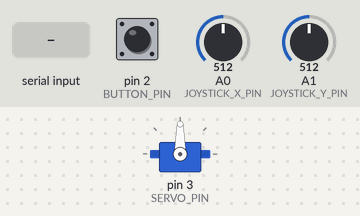
A sketch run on a simulated Arduino Uno, built with avr-gcc and run on an emulated ATmega328P. Shown: servo. Inputs (shaded band) come from the test bench; at power-on: pin 2 (BUTTON_PIN) HIGH, A0 (JOYSTICK_X_PIN) = 512, A1 (JOYSTICK_Y_PIN) = 512. What the sketch prints to the serial monitor is not drawn.

Above: at 3.2 s.
3.3 s: pin 2 (BUTTON_PIN) pulled LOW for 0.15 s
4.9 s: "0\n" received over Serial
6.4 s: "e\n" received over Serial
7.9 s: "+\n" received over Serial
Timing chart, 0 to 14.4 s (numbered marks = the images above; inputs shaded):
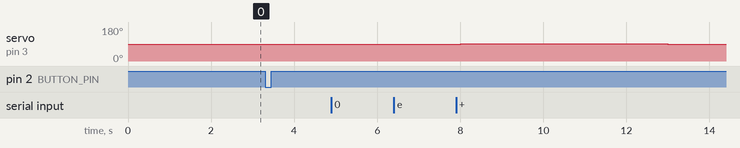

The sketch:

single_servo_load_test.ino
```cpp
#include <Servo.h>
#include <math.h>

// Only for an Arduino UNO R3 and ONE position-type MG90S on D3.
// These are commanded angle units, NOT measured shaft angle or tongue mm.
const byte SERVO_PIN = 3;
const byte JOYSTICK_X_PIN = A0;
const byte JOYSTICK_Y_PIN = A1;
const byte BUTTON_PIN = 2;
const float NEUTRAL_DEG = 90.0f;
const float MAX_PULL_DEG = 3.0f;
const int PULL_DIRECTION = 1;       // Change to -1 ONLY after an unloaded test.
const bool INVERT_Y = true;
const float DEADZONE = 0.10f;
const float STEP_PER_FRAME_DEG = 0.10f;
const unsigned long FRAME_MS = 20;
const unsigned long MAX_PULL_TIME_MS = 5000;

Servo motor;
int centerX = 512, centerY = 512;
bool calibrationOk = false;
bool armed = false;
bool joystickMode = false;
float currentPull = 0.0f, targetPull = 0.0f;
unsigned long lastFrameMs = 0, lastReportMs = 0, pullStartedMs = 0;
bool pullTimerRunning = false;
bool buttonWasDown = false;

float clampValue(float value, float low, float high) {
  if (value < low) return low;
  if (value > high) return high;
  return value;
}

float readAxis(byte pin, int center) {
  int raw = analogRead(pin);
  float value = raw >= center
    ? float(raw - center) / float(max(1, 1023 - center))
    : float(raw - center) / float(max(1, center));
  value = clampValue(value, -1.0f, 1.0f);
  float magnitude = fabs(value);
  if (magnitude <= DEADZONE) return 0.0f;
  magnitude = (magnitude - DEADZONE) / (1.0f - DEADZONE);
  return value < 0 ? -magnitude : magnitude;
}

bool stickCentered() {
  return readAxis(JOYSTICK_X_PIN, centerX) == 0.0f
      && readAxis(JOYSTICK_Y_PIN, centerY) == 0.0f;
}

void releaseAndLock(const __FlashStringHelper* reason) {
  targetPull = 0.0f;
  armed = false;
  joystickMode = false;
  Serial.println(reason);
}

void printStatus() {
  Serial.print(!armed ? F("LOCKED") : joystickMode ? F("JOY") : F("STEP"));
  Serial.print(F(",pullCommand=")); Serial.print(currentPull, 2);
  Serial.print(F(",targetCommand=")); Serial.print(targetPull, 2);
  Serial.print(F(",shaftCommand="));
  Serial.print(NEUTRAL_DEG + PULL_DIRECTION * currentPull, 2);
  Serial.print(F(",X=")); Serial.print(readAxis(JOYSTICK_X_PIN, centerX), 2);
  float y = readAxis(JOYSTICK_Y_PIN, centerY);
  Serial.print(F(",Y=")); Serial.println(INVERT_Y ? -y : y, 2);
}

void printHelp() {
  Serial.println(F("Single-servo LOAD TEST: D3 only; no AUTO; boot LOCKED."));
  Serial.print(F("MAX_PULL_DEG=")); Serial.println(MAX_PULL_DEG, 1);
  Serial.println(F("e=enable at neutral; +=pull 1 command deg; -=release 1"));
  Serial.println(F("0=release+lock; j=joystick at neutral; m=step/hold; p=status"));
  Serial.println(F("SW button=release+lock. Continuous pull >=5s: release+lock."));
  Serial.println(F("Status is COMMANDS, NOT position/force feedback."));
  Serial.println(F("Power OFF for wiring, reset/upload, horn or cable changes."));
}

void handleSerial(char command) {
  if (command == '\r' || command == '\n' || command == ' ') return;
  if (command == '0') {
    releaseAndLock(F("Release requested; returning to neutral, then stay LOCKED."));
    return;
  }
  if (command == 'p') { printStatus(); return; }
  if (command == '?') { printHelp(); return; }
  if (command == 'e') {
    if (!calibrationOk || !stickCentered() || digitalRead(BUTTON_PIN) == LOW
        || currentPull > 0.05f || targetPull > 0.05f) {
      Serial.println(F("Cannot enable: center stick, release SW, wait for neutral; check calibration."));
      return;
    }
    armed = true;
    joystickMode = false;
    Serial.println(F("STEP enabled. Start with ONE +, then send 0 to release."));
    return;
  }
  if (!armed) {
    Serial.println(F("LOCKED: send e only after checking the mechanism."));
    return;
  }
  if (command == 'm') {
    joystickMode = false;
    targetPull = currentPull;
    Serial.println(F("STEP mode: holding present command; 0 releases."));
  } else if (command == 'j') {
    if (!stickCentered() || currentPull > 0.05f || targetPull > 0.05f) {
      Serial.println(F("First return to neutral with 0, then e, then j."));
      return;
    }
    joystickMode = true;
    Serial.println(F("JOY mode: only positive Y pulls; centered/negative Y releases."));
  } else if (command == '+' || command == '-') {
    if (joystickMode) {
      Serial.println(F("Send m for STEP mode, or 0 to release and lock."));
      return;
    }
    targetPull = clampValue(targetPull + (command == '+' ? 1.0f : -1.0f),
                            0.0f, MAX_PULL_DEG);
  } else {
    Serial.println(F("Unknown command. Send ? for help."));
  }
}

void writePullCommand() {
  // Match Servo.write(angle)'s default pulse mapping, but retain sub-degree
  // command increments instead of rounding every update to a whole degree.
  float angle = NEUTRAL_DEG + PULL_DIRECTION * currentPull;
  int pulseUs = int(MIN_PULSE_WIDTH
    + angle * float(MAX_PULSE_WIDTH - MIN_PULSE_WIDTH) / 180.0f + 0.5f);
  motor.writeMicroseconds(pulseUs);
}

void setup() {
  Serial.begin(115200);
  pinMode(BUTTON_PIN, INPUT_PULLUP);
  motor.write(int(NEUTRAL_DEG));  // Set command before enabling D3 pulses.
  motor.attach(SERVO_PIN);       // D5/D9/D10 are deliberately not attached.
  writePullCommand();
  Serial.println(F("Keep joystick centered for 2 seconds. Motor commanded neutral."));
  long sumX = 0, sumY = 0;
  for (int i = 0; i < 200; ++i) {
    sumX += analogRead(JOYSTICK_X_PIN);
    sumY += analogRead(JOYSTICK_Y_PIN);
    delay(10);
  }
  centerX = sumX / 200;
  centerY = sumY / 200;
  calibrationOk = centerX >= 150 && centerX <= 875
               && centerY >= 150 && centerY <= 875;
  if (!calibrationOk) {
    Serial.println(F("Calibration implausible: power OFF, check joystick wires, then restart."));
  }
  printHelp();
}

void loop() {
  bool buttonDown = digitalRead(BUTTON_PIN) == LOW;
  if (buttonDown && (!buttonWasDown || armed)) {
    releaseAndLock(F("SW pressed: release+lock. This is NOT a hardware emergency stop."));
  }
  buttonWasDown = buttonDown;
  while (Serial.available() > 0) handleSerial(char(Serial.read()));

  if (!armed) {
    targetPull = 0.0f;
  } else if (joystickMode) {
    float y = readAxis(JOYSTICK_Y_PIN, centerY);
    if (INVERT_Y) y = -y;
    targetPull = max(0.0f, y) * MAX_PULL_DEG;
  }

  unsigned long now = millis();
  if (targetPull > 0.05f || currentPull > 0.05f) {
    if (!pullTimerRunning) {
      pullStartedMs = now;
      pullTimerRunning = true;
    }
    if (armed && now - pullStartedMs >= MAX_PULL_TIME_MS) {
      releaseAndLock(F("5-second pull limit: returning to neutral and LOCKED. Center stick, then e."));
    }
  } else {
    pullTimerRunning = false;
  }

  if (now - lastFrameMs >= FRAME_MS) {
    lastFrameMs = now;
    float delta = clampValue(targetPull - currentPull,
                             -STEP_PER_FRAME_DEG, STEP_PER_FRAME_DEG);
    currentPull = clampValue(currentPull + delta, 0.0f, MAX_PULL_DEG);
    writePullCommand();
  }
  if (now - lastReportMs >= 200) {
    lastReportMs = now;
    printStatus();
  }
}
```

Measured:
- after the input at 3.3 s, every drawn part: stays the same
- after the input at 4.9 s, every drawn part: stays the same
- after the input at 6.4 s, every drawn part: stays the same
- after the input at 7.9 s, servo on pin 3 (SERVO_PIN): 90° → 91° after 0.12 s, → 90° 5.0 s later
